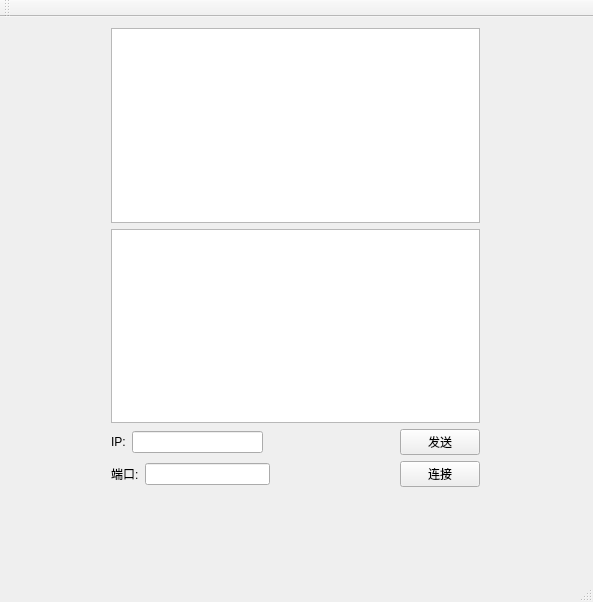
<?xml version="1.0" encoding="UTF-8"?>
<ui version="4.0">
 <class>ClientClass</class>
 <widget class="QMainWindow" name="ClientClass">
  <property name="geometry">
   <rect>
    <x>0</x>
    <y>0</y>
    <width>593</width>
    <height>602</height>
   </rect>
  </property>
  <property name="windowTitle">
   <string>Client</string>
  </property>
  <widget class="QWidget" name="centralWidget">
   <widget class="QWidget" name="verticalLayoutWidget">
    <property name="geometry">
     <rect>
      <x>100</x>
      <y>0</y>
      <width>391</width>
      <height>481</height>
     </rect>
    </property>
    <layout class="QVBoxLayout" name="verticalLayout">
     <item>
      <layout class="QGridLayout" name="gridLayout">
       <item row="1" column="0" colspan="2">
        <widget class="QTextEdit" name="textEdit_2"/>
       </item>
       <item row="2" column="0">
        <layout class="QHBoxLayout" name="horizontalLayout">
         <item>
          <widget class="QLabel" name="label">
           <property name="text">
            <string>IP:</string>
           </property>
          </widget>
         </item>
         <item>
          <widget class="QLineEdit" name="lineEdit"/>
         </item>
         <item>
          <spacer name="horizontalSpacer_2">
           <property name="orientation">
            <enum>Qt::Horizontal</enum>
           </property>
           <property name="sizeHint" stdset="0">
            <size>
             <width>120</width>
             <height>20</height>
            </size>
           </property>
          </spacer>
         </item>
        </layout>
       </item>
       <item row="3" column="0">
        <layout class="QHBoxLayout" name="horizontalLayout_2">
         <item>
          <widget class="QLabel" name="label_2">
           <property name="text">
            <string>端口:</string>
           </property>
          </widget>
         </item>
         <item>
          <widget class="QLineEdit" name="lineEdit_2"/>
         </item>
         <item>
          <spacer name="horizontalSpacer">
           <property name="orientation">
            <enum>Qt::Horizontal</enum>
           </property>
           <property name="sizeHint" stdset="0">
            <size>
             <width>120</width>
             <height>20</height>
            </size>
           </property>
          </spacer>
         </item>
        </layout>
       </item>
       <item row="0" column="0" colspan="2">
        <widget class="QTextEdit" name="textEdit"/>
       </item>
       <item row="2" column="1">
        <widget class="QPushButton" name="sendButton">
         <property name="text">
          <string>发送</string>
         </property>
        </widget>
       </item>
       <item row="3" column="1">
        <widget class="QPushButton" name="connectButton">
         <property name="text">
          <string>连接</string>
         </property>
        </widget>
       </item>
      </layout>
     </item>
    </layout>
   </widget>
  </widget>
  <widget class="QMenuBar" name="menuBar">
   <property name="geometry">
    <rect>
     <x>0</x>
     <y>0</y>
     <width>593</width>
     <height>23</height>
    </rect>
   </property>
  </widget>
  <widget class="QToolBar" name="mainToolBar">
   <attribute name="toolBarArea">
    <enum>TopToolBarArea</enum>
   </attribute>
   <attribute name="toolBarBreak">
    <bool>false</bool>
   </attribute>
  </widget>
  <widget class="QStatusBar" name="statusBar"/>
 </widget>
 <layoutdefault spacing="6" margin="11"/>
 <resources>
  <include location="client.qrc"/>
 </resources>
 <connections/>
</ui>
